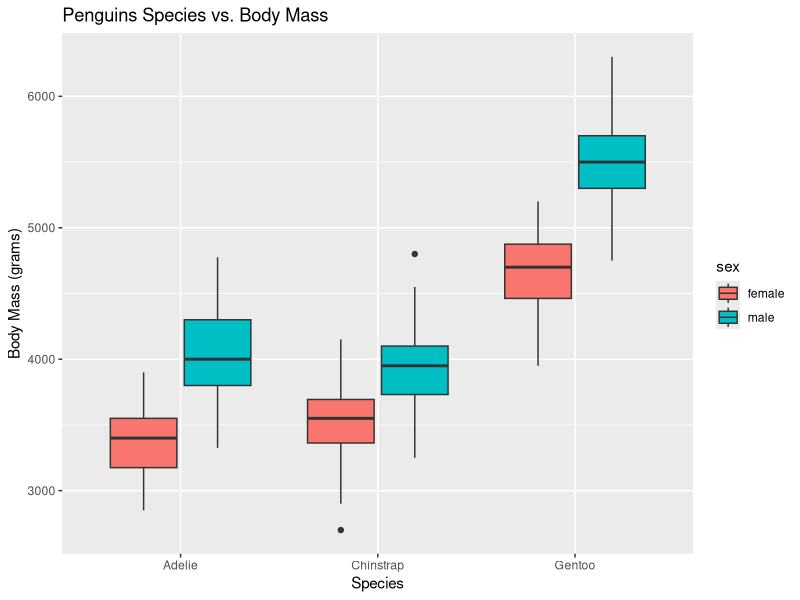
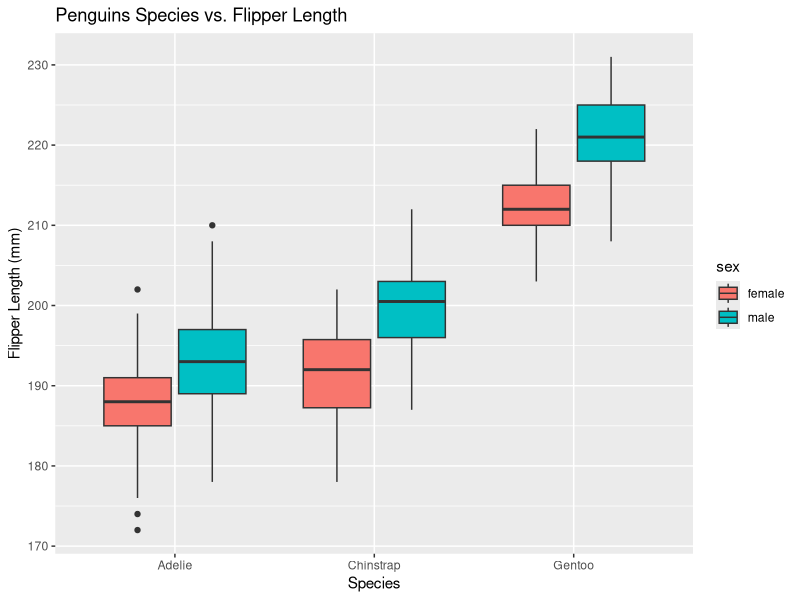
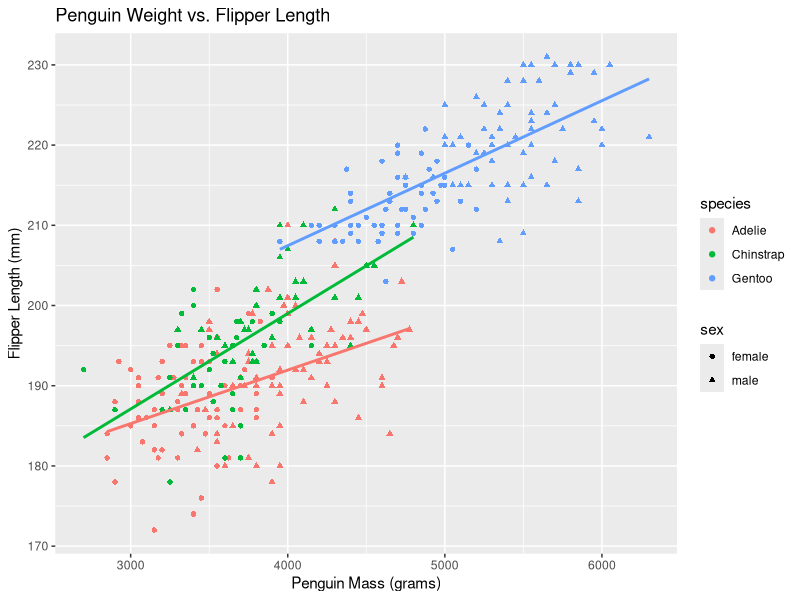
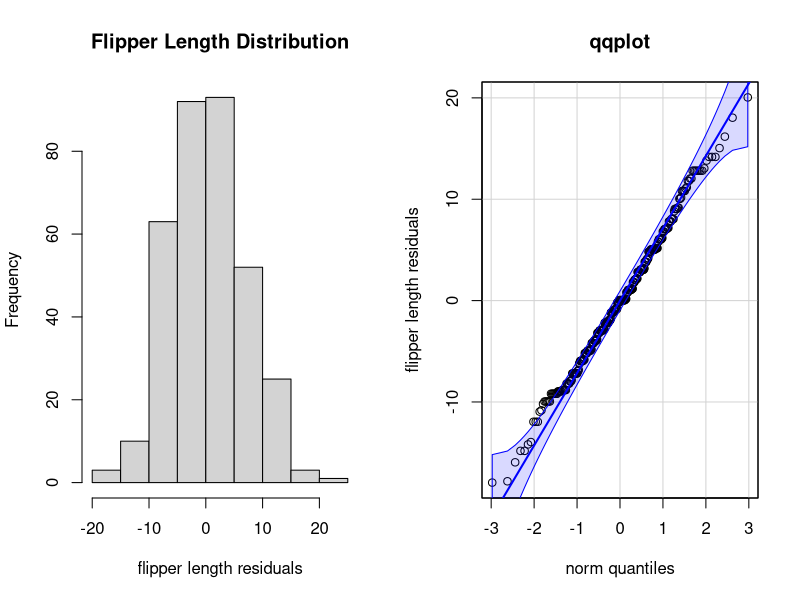
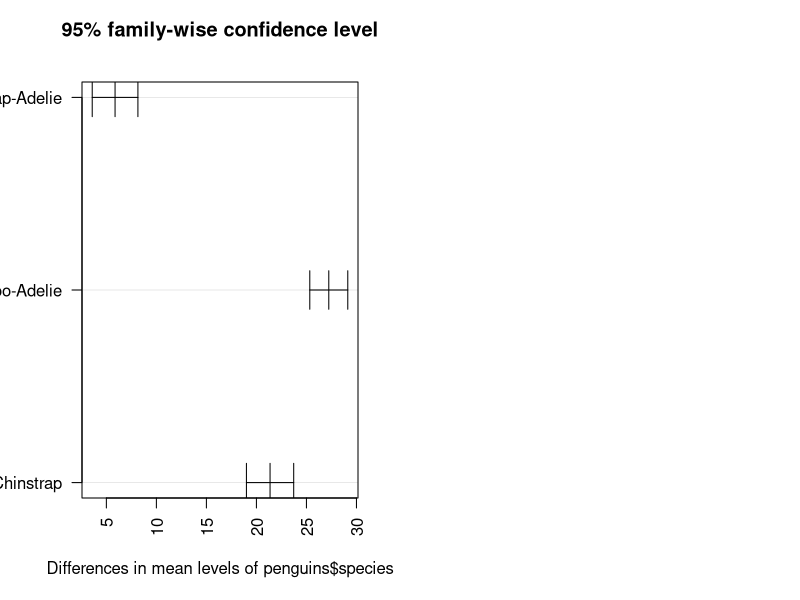
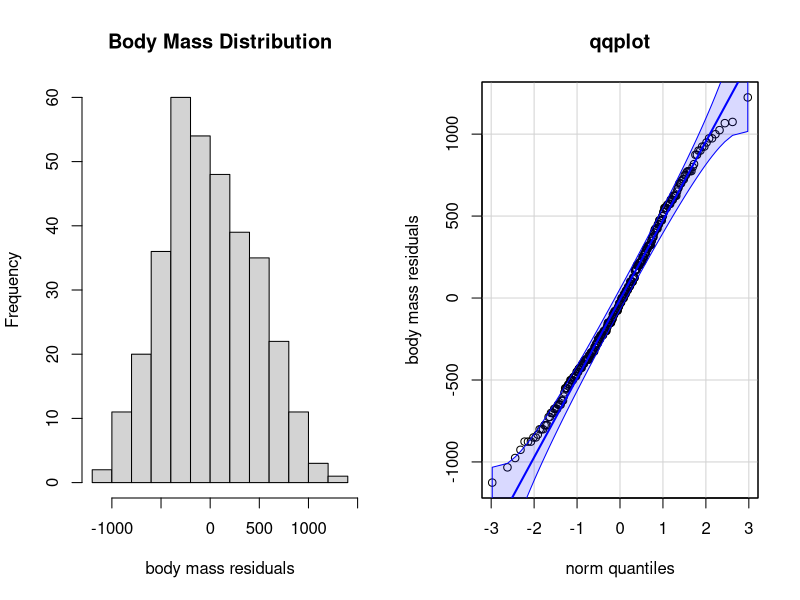
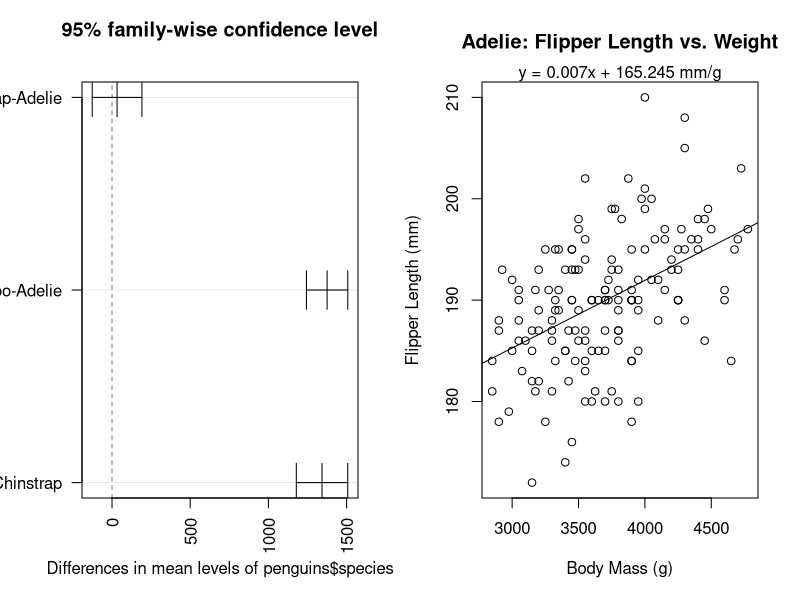
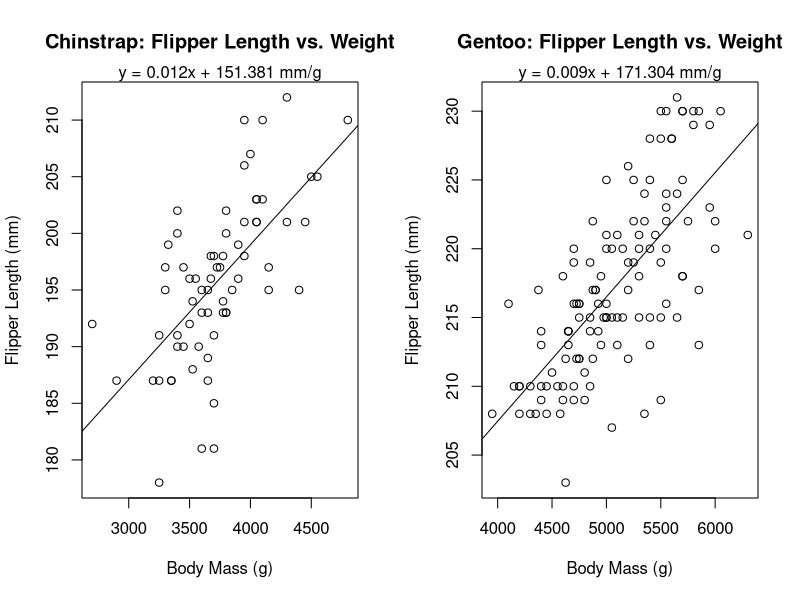

Write R code to recreate these figures, in order.
#Palmer Penguins
#Azriella Turkdogan
#12/11/2024


library(tidyverse)
library(lme4)
library(palmerpenguins)
library(car)
library(multcomp)

data(package = 'palmerpenguins')
head(penguins)

ggplot(data=na.omit(penguins), aes(x=species, y= body_mass_g, fill=sex))+
  geom_boxplot()+
  xlab("Species")+
  ylab("Body Mass (grams)")+
  ggtitle("Penguins Species vs. Body Mass")

ggplot(data=na.omit(penguins), aes(x=species, y= flipper_length_mm, fill=sex))+
  geom_boxplot()+
  xlab("Species")+
  ylab("Flipper Length (mm)")+
  ggtitle("Penguins Species vs. Flipper Length")

ggplot(data=na.omit(penguins), aes(x=body_mass_g, y= flipper_length_mm, color=species))+
  geom_point(aes(shape=sex))+
  geom_smooth(data = penguins, 
              method ="lm", alpha = 0, show.legend = FALSE, linetype = 'solid') +
  xlab("Penguin Mass (grams)")+
  ylab("Flipper Length (mm)")+
  ggtitle("Penguin Weight vs. Flipper Length")

#Anova - Flipper
anova_flipper = aov(penguins$flipper_length_mm ~ penguins$species, data =penguins)
summary(anova_flipper)

#Check of normality assumption
par(mfrow = c(1, 2)) # combine plots
# histogram
hist(anova_flipper$residuals, main = "Flipper Length Distribution", xlab = "flipper length residuals")
# QQ-plot
qqPlot(anova_flipper$residuals,id = FALSE, ylab = "flipper length residuals", main = "qqplot")

#Tukey Test - Flipper
TukeyHSD(anova_flipper, conf.level=.95) 
plot(TukeyHSD(anova_flipper, conf.level=.95), las = 2)

#Anova - Body Mass
anova_mass = aov(penguins$body_mass_g ~ penguins$species, data =penguins)
summary(anova_mass)

#Check of normality assumption
par(mfrow = c(1, 2)) # combine plots
# histogram
hist(anova_mass$residuals, main = "Body Mass Distribution", xlab = "body mass residuals")
# QQ-plot
qqPlot(anova_mass$residuals,id = FALSE, ylab = "body mass residuals", main = "qqplot")


#Tukey Test - Body Mass
TukeyHSD(anova_mass, conf.level=.95) 
plot(TukeyHSD(anova_mass, conf.level=.95), las = 2)


# Adelie - Linear Model
adelie <- filter(penguins, penguins$species == "Adelie")
adelie_lm <- lm(adelie$flipper_length_mm ~ adelie$body_mass_g)
coeff=coefficients(adelie_lm)
eq1 = paste0("y = ", round(coeff[2],3), "x + ", round(coeff[1],3), " mm/g") #linear equation

###Plot Linear Model
plot(adelie$body_mass_g, adelie$flipper_length_mm, xlab = "Body Mass (g)",
     ylab = "Flipper Length (mm)", main = "Adelie: Flipper Length vs. Weight")
abline(adelie_lm)
mtext(eq1, 3, line=0)
summary(adelie_lm)

# Chinstrap - Linear Model
chinstrap <- filter(penguins, penguins$species == "Chinstrap")
chinstrap_lm <- lm(chinstrap$flipper_length_mm ~ chinstrap$body_mass_g)
coeff2=coefficients(chinstrap_lm)
eq2 = paste0("y = ", round(coeff2[2],3), "x + ", round(coeff2[1],3), " mm/g") #linear equation

###Plot Linear Model
plot(chinstrap$body_mass_g, chinstrap$flipper_length_mm, xlab = "Body Mass (g)",
     ylab = "Flipper Length (mm)", main = "Chinstrap: Flipper Length vs. Weight")
abline(chinstrap_lm)
mtext(eq2, 3, line=0)
summary(chinstrap_lm)


#Gentoo - Linear Model
gentoo <- filter(penguins, penguins$species == "Gentoo")
gentoo_lm <- lm(gentoo$flipper_length_mm ~ gentoo$body_mass_g)
coeff3=coefficients(gentoo_lm)
eq3 = paste0("y = ", round(coeff3[2],3), "x + ", round(coeff3[1],3), " mm/g") #linear equation

###Plot Linear Model
plot(gentoo$body_mass_g, gentoo$flipper_length_mm, xlab = "Body Mass (g)",
     ylab = "Flipper Length (mm)", main = "Gentoo: Flipper Length vs. Weight")
abline(gentoo_lm)
mtext(eq3, 3, line=0)
summary(gentoo_lm)


### Citations

# ```         
# R Core Team (2024). _R: A Language and Environment for Statistical Computing_. R   Foundation for Statistical Computing, Vienna, Austria.   https://www.R-project.org/.
# ```
# 
# ```         
# Wickham H, Averick M, Bryan J, Chang W, McGowan LD, François R, Grolemund G, Hayes   A, Henry L, Hester J, Kuhn M, Pedersen TL, Miller E, Bache SM, Müller K, Ooms J,   Robinson D, Seidel DP, Spinu V, Takahashi K, Vaughan D, Wilke C, Woo K, Yutani H   (2019). “Welcome to the tidyverse.” _Journal of Open Source Software_, *4*(43),   1686. doi:10.21105/joss.01686 https://doi.org/10.21105/joss.01686.
# ```
# 
# ```         
# Douglas Bates, Martin Maechler, Ben Bolker, Steve Walker (2015). Fitting Linear   Mixed-Effects Models Using lme4. Journal of Statistical Software, 67(1), 1-48.   doi:10.18637/jss.v067.i01.
# ```
# 
# ```         
# Horst AM, Hill AP, Gorman KB (2020). palmerpenguins: Palmer Archipelago   (Antarctica) penguin data. R package version 0.1.0.   https://allisonhorst.github.io/palmerpenguins/. doi: 10.5281/zenodo.3960218.
# ```
# 
# ```         
# Fox J, Weisberg S (2019). _An R Companion to Applied Regression_, Third edition.   Sage, Thousand Oaks CA. https://www.john-fox.ca/Companion/. 
# ```
# 
# ```         
# Hothorn T, Bretz F, Westfall P (2008). “Simultaneous Inference in General   Parametric Models.” _Biometrical Journal_, *50*(3), 346-363. 
# ```
